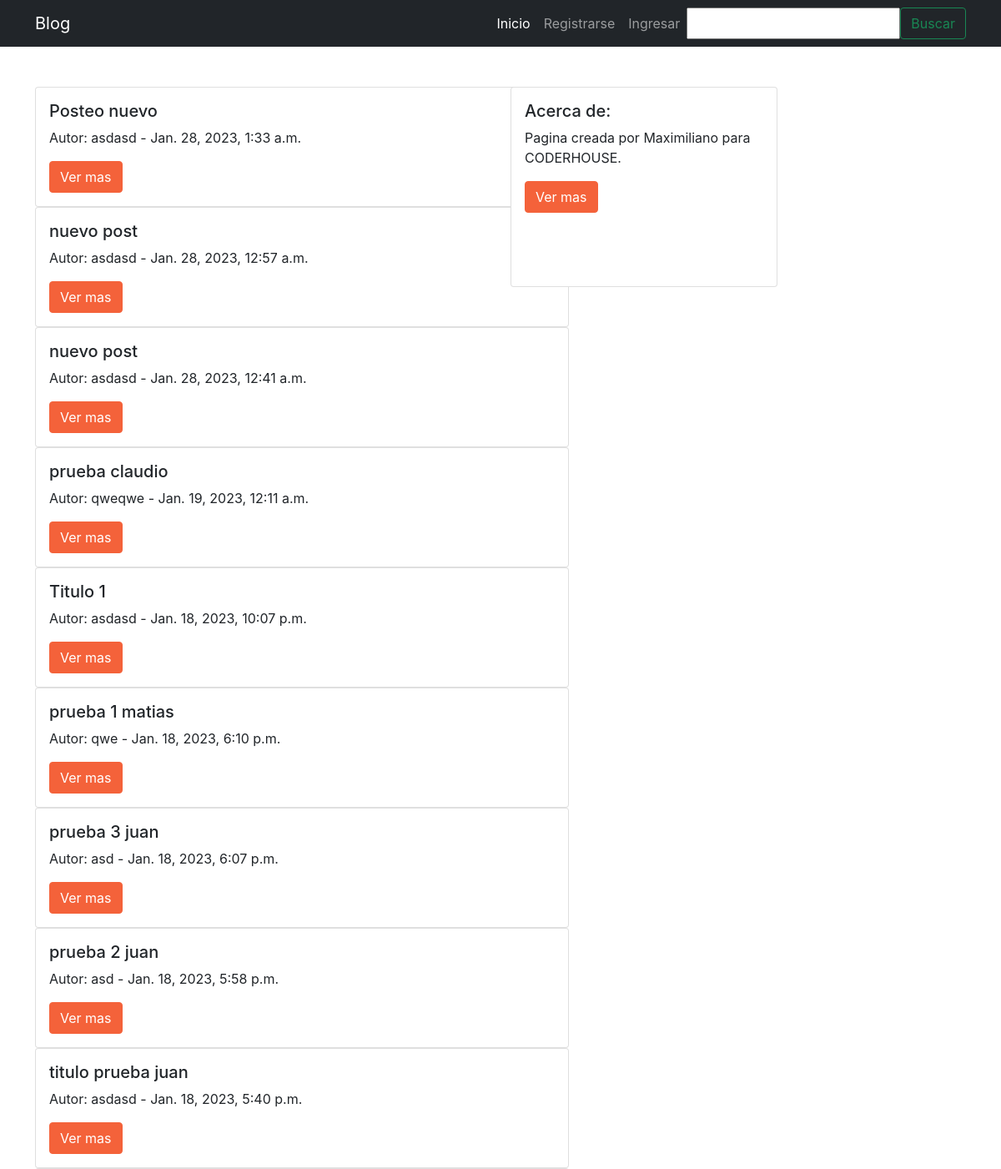
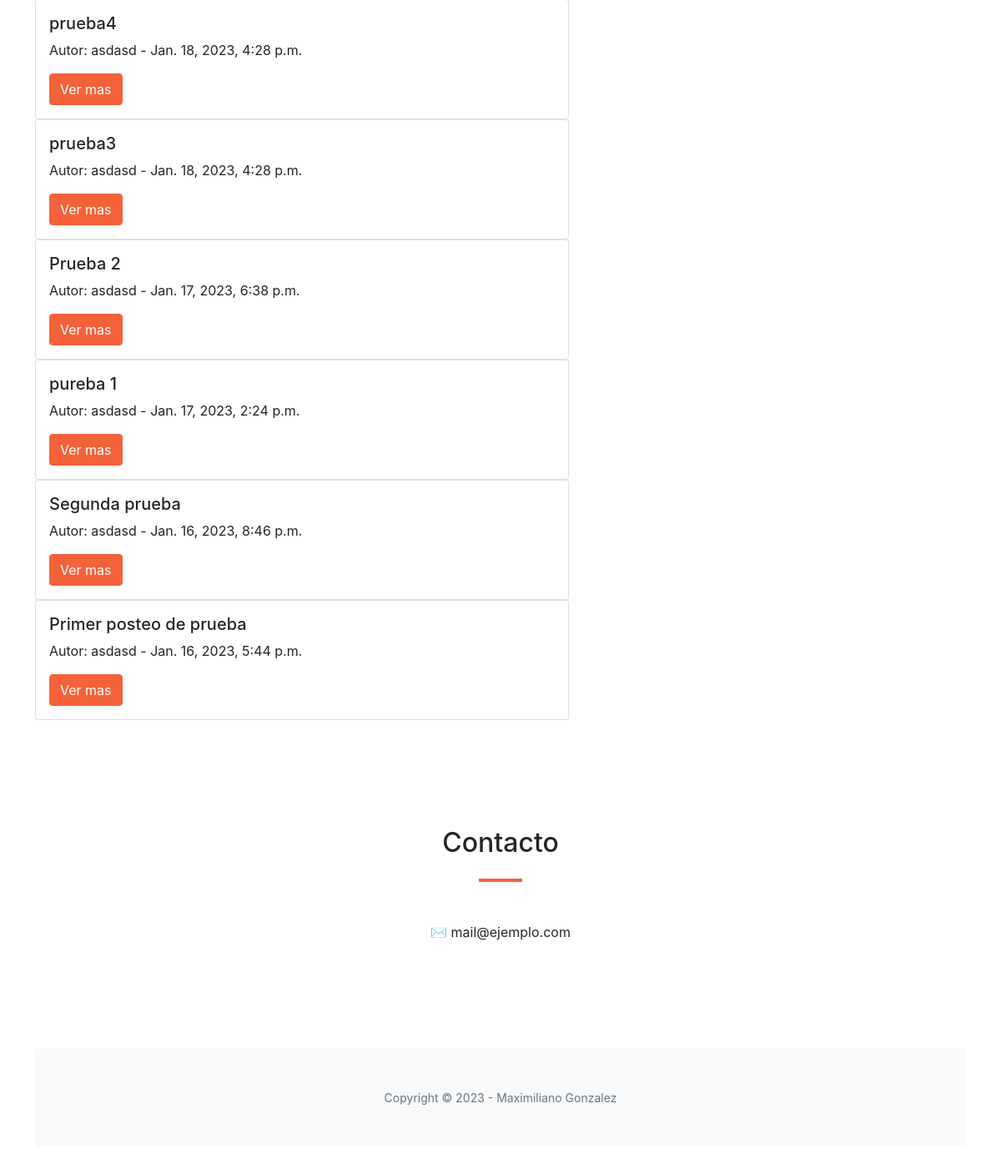
The app's page /, older data (2 pictures, top to bottom).
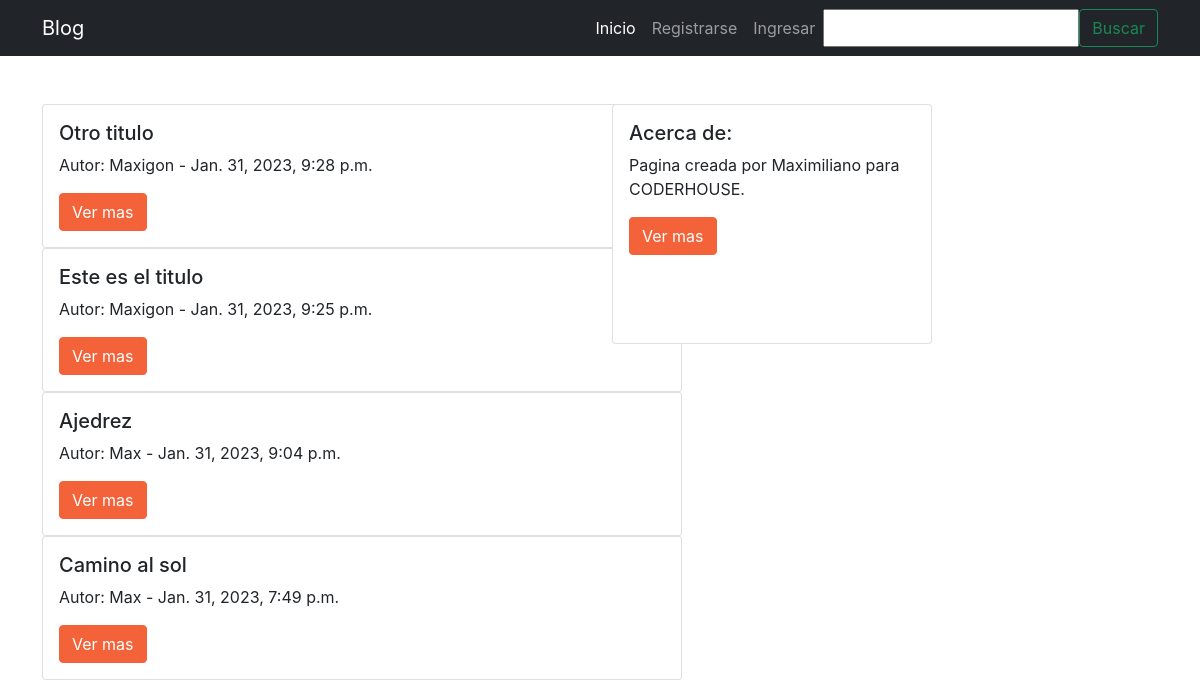
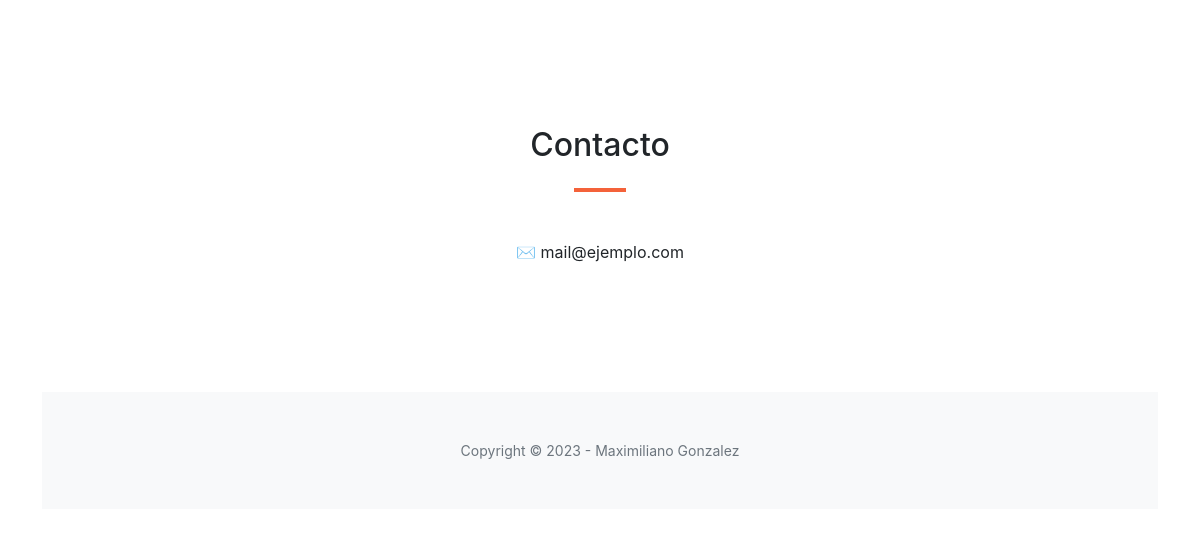
The same page, newer data (2 pictures, top to bottom).
### blog_app/models.py (models this page shows, shortened)
class Post(models.Model):
    titulo = models.CharField(max_length=64)
    contenido = RichTextField(blank=True, null=True, config_name='default')
    fecha_publicacion = models.DateTimeField(auto_now_add=True)
    usuario = models.ForeignKey(User, on_delete=models.CASCADE)
    imagen = models.ImageField(upload_to='portadas', null=True, blank=True)

### blog_app/views.py (the view)
# urls.py: path("", views.inicio, name="inicio"),
def inicio(request):
    contexto = {'posteos' : Post.objects.all()}
    return render(
        request=request,
        template_name='blog_app/inicio.html',
        context=contexto,
    )

### blog_app/templates/blog_app/inicio.html (shortened to what this page needs)
{% extends "blog_app/base.html" %}
{% block posteos %}
    <main class="container py-5">
        <div class="row">
            <div class="col-sm-6 mb-3 mb-sm-0">
                {% for post in posteos reversed %}
                <div class="card" style="width: 40rem;">
                    <div class="card-body">
                    <h5 class="card-title">{{post.titulo}}</h5>
                    <p class="card-text">Autor: {{post.usuario}} - {{post.fecha_publicacion}}</p>
                    <a href="{% url 'post_detalle'  post.id %}" class="btn btn-primary">Ver mas</a>
                    </div>
                </div>
                {% endfor %}
            </div>
            <div class="col-sm-6">
                <div class="card" style="width: 20rem; height: 15rem;">
                  <div class="card-body">
                    <h5 class="card-title">Acerca de:</h5>
                    <p class="card-text">Pagina creada por Maximiliano para CODERHOUSE.</p>
                    <a href="{% url 'about' %}" class="btn btn-primary">Ver mas</a>
                  </div>
                </div>
              </div>
        </div>
{% endblock %}

Row changes from the older to the newer data that the page shows:
removed Post: titulo "Posteo nuevo", usuario "asdasd", fecha_publicacion "Jan. 28, 2023, 1:33 a.m."
removed Post: titulo "nuevo post", usuario "asdasd", fecha_publicacion "Jan. 28, 2023, 12:57 a.m."
removed Post: titulo "nuevo post", usuario "asdasd", fecha_publicacion "Jan. 28, 2023, 12:41 a.m."
removed Post: titulo "prueba claudio", usuario "qweqwe", fecha_publicacion "Jan. 19, 2023, 12:11 a.m."
removed Post: titulo "Titulo 1", usuario "asdasd", fecha_publicacion "Jan. 18, 2023, 10:07 p.m."
removed Post: titulo "prueba 1 matias", usuario "qwe", fecha_publicacion "Jan. 18, 2023, 6:10 p.m."
removed Post: titulo "prueba 3 juan", usuario "asd", fecha_publicacion "Jan. 18, 2023, 6:07 p.m."
removed Post: titulo "prueba 2 juan", usuario "asd", fecha_publicacion "Jan. 18, 2023, 5:58 p.m."
removed Post: titulo "titulo prueba juan", usuario "asdasd", fecha_publicacion "Jan. 18, 2023, 5:40 p.m."
removed Post: titulo "prueba4", usuario "asdasd", fecha_publicacion "Jan. 18, 2023, 4:28 p.m."
removed Post: titulo "prueba3", usuario "asdasd", fecha_publicacion "Jan. 18, 2023, 4:28 p.m."
removed Post: titulo "Prueba 2", usuario "asdasd", fecha_publicacion "Jan. 17, 2023, 6:38 p.m."
removed Post: titulo "pureba 1", usuario "asdasd", fecha_publicacion "Jan. 17, 2023, 2:24 p.m."
removed Post: titulo "Segunda prueba", usuario "asdasd", fecha_publicacion "Jan. 16, 2023, 8:46 p.m."
removed Post: titulo "Primer posteo de prueba", usuario "asdasd", fecha_publicacion "Jan. 16, 2023, 5:44 p.m."
added Post: titulo "Otro titulo", usuario "Maxigon", fecha_publicacion "Jan. 31, 2023, 9:28 p.m."
added Post: titulo "Este es el titulo", usuario "Maxigon", fecha_publicacion "Jan. 31, 2023, 9:25 p.m."
added Post: titulo "Ajedrez", usuario "Max", fecha_publicacion "Jan. 31, 2023, 9:04 p.m."
added Post: titulo "Camino al sol", usuario "Max", fecha_publicacion "Jan. 31, 2023, 7:49 p.m."
